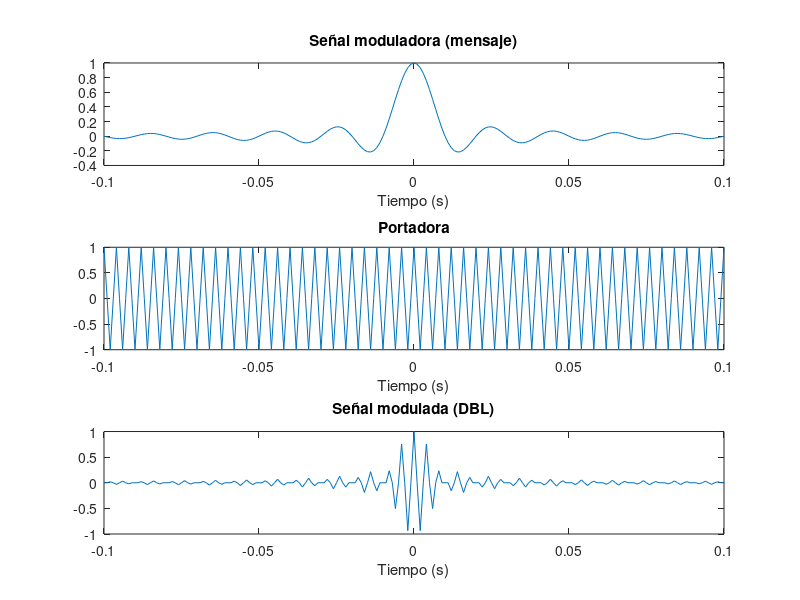
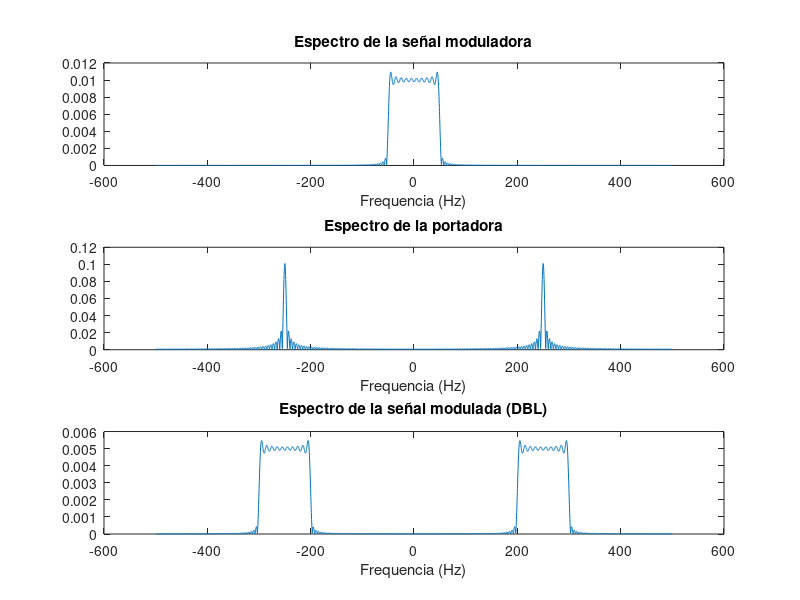

These charts were generated, in order, by the following MATLAB code:
%%%%%%%%%%%%%%%%%%%%%%%%%%%%%%%%%%%%%%%%%%%%%%%%%%%%%%%%
% Ejemplo de modulación DBL 
%%%%%%%%%%%%%%%%%%%%%%%%%%%%%%%%%%%%%%%%%%%%%%%%%%%%%%%%



%Antes de nada defino la frecuencia de muestreo (Hz);
fs = 1000;
Ts = 1/fs;  %Periodo de muestreo (el inverso de fs)

%Genero la señal moduladora. Es una sinc entre -T/2 y T/2.
T = 0.2;
t = [-T/2:Ts:T/2];
m = sinc(100*t);

%Ahora genero la portadora. Un coseno de frecuencia fc de la misma duración
%que la señal moduladora
fc = 250;   %Frecuencia de la portadora (Hz)
xc = cos(2*pi*fc.*t);

%Por último, la señal DBL:
xDBL = m.*xc;

%Pinto las tres señales en el tiempo, para ver su aspecto
subplot(3,1,1)
plot(t,m)
xlabel('Tiempo (s)');
title('Señal moduladora (mensaje)')
subplot(3,1,2);
plot(t, xc);
xlabel('Tiempo (s)');
title('Portadora')
subplot(3,1,3);
plot(t, xDBL);
xlabel('Tiempo (s)');
title('Señal modulada (DBL)')

%Ahora voy a calcular los espectros de las señales anteriores
df = 0.3;                       %Marco la resolución mínima que quiero en frecuencia
N = 2^nextpow2(fs/df);          %Número de muestras de la FFT
f = -fs/2:fs/N:(fs/2)-fs/N;     %Genero el eje de frecuencias

%Calculo todas las FFTs
M = fft(m,N)/fs;
XC = fft(xc,N)/fs;
XDBL = fft(xDBL,N)/fs;

%Y las represento...
figure
subplot(3,1,1)
plot(f,abs(fftshift(M)))
xlabel('Frequencia (Hz)')
title('Espectro de la señal moduladora')
subplot(3,1,2)
plot(f,abs(fftshift(XC)))
title('Espectro de la portadora')
xlabel('Frequencia (Hz)') 
subplot(3,1,3)
plot(f,abs(fftshift(XDBL)))
title('Espectro de la señal modulada (DBL)')
xlabel('Frequencia (Hz)') 


